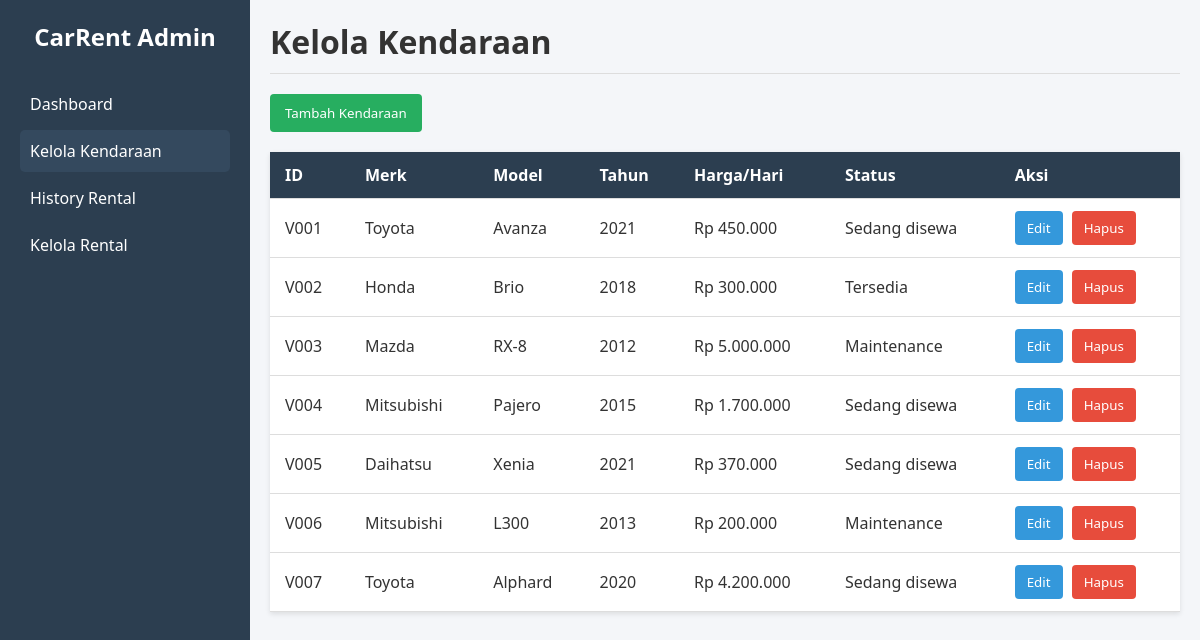
Before: /kendaraan.php with the older database file.
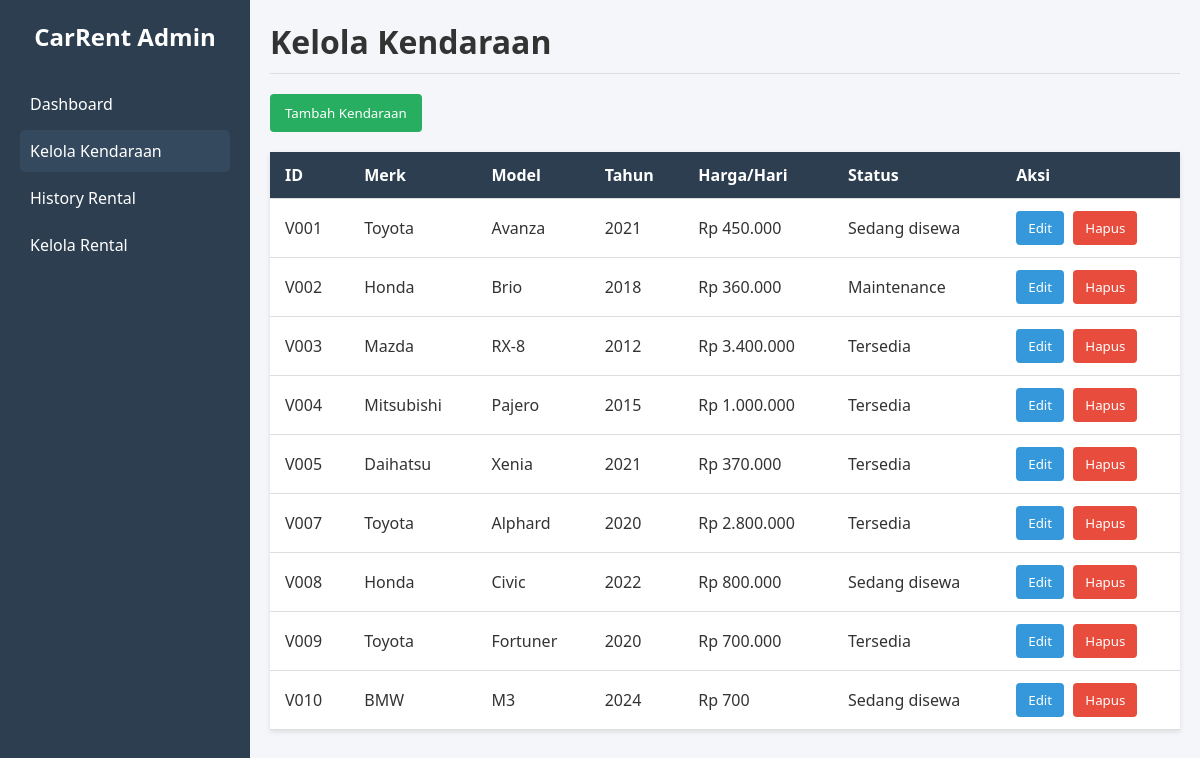
After: the same page with the newer database file.
### tables this page shows
CREATE TABLE `kendaraan` (
  `vehicle_id` varchar(10) NOT NULL,
  `brand` varchar(50) NOT NULL,
  `model` varchar(50) NOT NULL,
  `year` int(11) DEFAULT NULL,
  `daily_price` int(10) DEFAULT NULL,
  `status` enum('Tersedia','Maintenance','Sedang disewa') DEFAULT 'Sedang disewa'
);

### functions.php (called while the page is built, shortened)
<?php
$host = 'localhost';
$user = 'root';
$pass = '';
$db   = 'rentalkendaraanbaru';
$conn = mysqli_connect($host, $user, $pass, $db);
function query($sql) {
    global $conn;
    $result = mysqli_query($conn, $sql);
    return $result;
}
function rupiah($angka) {
    return 'Rp ' . number_format($angka, 0, ',', '.');
}
?>

### kendaraan.php (the view, shortened to what this page needs)
<?php include 'functions.php';
?>
<!DOCTYPE html>
<html lang="id">
<head>
    <link rel="stylesheet" href="style.css">
    <link rel="stylesheet" href="admin.css">
</head>
<body>
    <div class="sidebar">
        <h2>CarRent Admin</h2>
        <ul>
            <li><a href="index.php">Dashboard</a></li>
            <li><a href="kendaraan.php" class="active">Kelola Kendaraan</a></li>
            <li><a href="rental.php">History Rental</a></li>
            <li><a href="tambah_rental.php">Kelola Rental</a></li>
        </ul>
    </div>
    <div class="main-content">
        <header>
            <h1>Kelola Kendaraan</h1>
        </header>
        <div class="crud-actions">
            <button onclick="document.getElementById('addModal').style.display='block'">Tambah Kendaraan</button>
        </div>
        <table>
            <thead>
                <tr>
                    <th>ID</th>
                    <th>Merk</th>
                    <th>Model</th>
                    <th>Tahun</th>
                    <th>Harga/Hari</th>
                    <th>Status</th>
                    <th>Aksi</th>
                </tr>
            </thead>
            <tbody>
                <?php
                $kendaraan = query("SELECT * FROM kendaraan");
                while ($row = mysqli_fetch_assoc($kendaraan)) {
                    echo "<tr>
                        <td>{$row['vehicle_id']}</td>
                        <td>{$row['brand']}</td>
                        <td>{$row['model']}</td>
                        <td>{$row['year']}</td>
                        <td>" . rupiah($row['daily_price']) . "</td>
                        <td>{$row['status']}</td>
                        <td>
                            <button class='edit' onclick=\"openEditModal('{$row['vehicle_id']}', '{$row['brand']}', '{$row['model']}', '{$row['year']}', '{$row['daily_price']}', '{$row['status']}')\">Edit</button>
                            <button class='delete' onclick=\"confirmDelete('{$row['vehicle_id']}')\">Hapus</button>
                        </td>
                    </tr>";
                }
                ?>
            </tbody>
        </table>
    </div>
</body>
</html>

### style.css (style rules this page uses)
* { margin: 0; padding: 0; box-sizing: border-box; font-family: 'Segoe UI', Tahoma, Geneva, Verdana, sans-serif; }
body { background-color: #f4f6f9; color: #333; }
.sidebar { width: 250px; background: #2c3e50; color: white; height: 100vh; position: fixed; padding: 20px; }
.sidebar h2 { text-align: center; margin-bottom: 30px; }
.sidebar ul { list-style: none; }
.sidebar li a { color: white; text-decoration: none; display: block; padding: 10px; border-radius: 5px; margin-bottom: 5px; }
.sidebar li a:hover, .sidebar li a.active { background: #34495e; }
.main-content { margin-left: 250px; padding: 20px; }
header { display: flex; justify-content: space-between; align-items: center; margin-bottom: 20px; padding-bottom: 10px; border-bottom: 1px solid #ddd; }
table { width: 100%; border-collapse: collapse; background: white; box-shadow: 0 2px 5px rgba(0,0,0,0.1); }
table th, table td { padding: 12px 15px; text-align: left; border-bottom: 1px solid #ddd; }
table th { background: #2c3e50; color: white; }
button { padding: 8px 12px; border: none; border-radius: 4px; cursor: pointer; }
button.edit { background: #3498db; color: white; }
button.delete { background: #e74c3c; color: white; margin-left: 5px; }

### admin.css (style rules this page uses)
.crud-actions { margin-bottom: 20px; }
.crud-actions button { background: #27ae60; color: white; padding: 10px 15px; }

Changed rows visible on the page:
removed kendaraan: vehicle_id "V006", brand "Mitsubishi", model "L300", year "2013", daily_price "Rp 200.000", status "Maintenance"
changed kendaraan "Brio": daily_price "Rp 300.000" → "Rp 360.000"; status "Tersedia" → "Maintenance"
changed kendaraan "Mazda": daily_price "Rp 5.000.000" → "Rp 3.400.000"; status "Maintenance" → "Tersedia"
changed kendaraan "Mitsubishi": daily_price "Rp 1.700.000" → "Rp 1.000.000"; status "Sedang disewa" → "Tersedia"
changed kendaraan "Daihatsu": status "Sedang disewa" → "Tersedia"
changed kendaraan "Alphard": daily_price "Rp 4.200.000" → "Rp 2.800.000"; status "Sedang disewa" → "Tersedia"
added kendaraan: vehicle_id "V008", brand "Honda", model "Civic", year "2022", daily_price "Rp 800.000", status "Sedang disewa"
added kendaraan: vehicle_id "V009", brand "Toyota", model "Fortuner", year "2020", daily_price "Rp 700.000", status "Tersedia"
added kendaraan: vehicle_id "V010", brand "BMW", model "M3", year "2024", daily_price "Rp 700", status "Sedang disewa"
